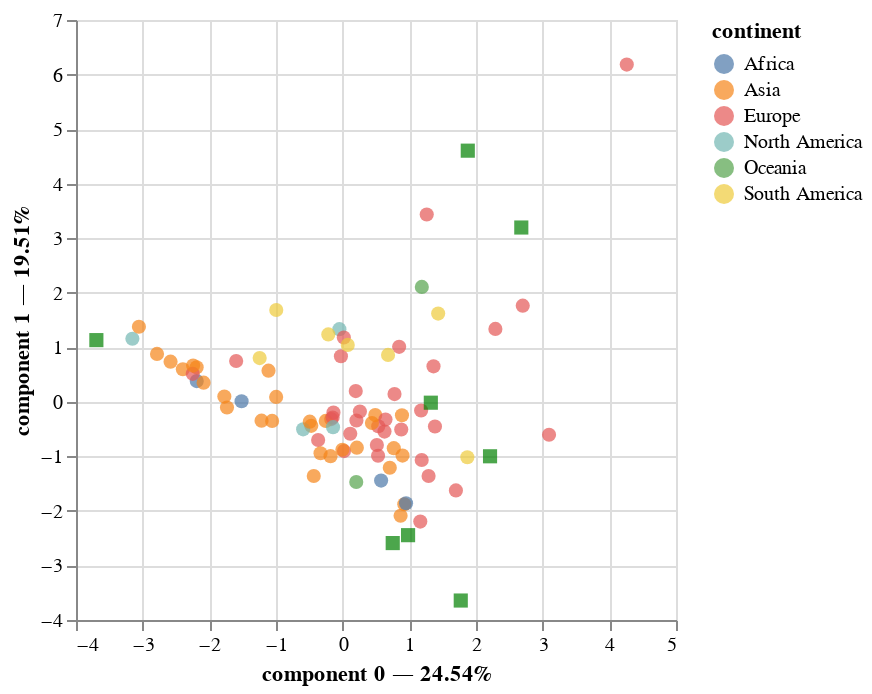

Notebook cell for this chart:
### Code cell
pca.plot(
    dataset,
    x_component=0,
    y_component=1,
    color_rows_by='continent',
    show_row_markers=True,
    show_column_markers=True,
    show_row_labels=False,
    row_labels_column=None,  # for DataFrames with a MultiIndex
    show_column_labels=False
)

### Figure 1 — Vega-Lite specification as saved in the notebook (floating-point values rounded to 4 significant figures)
{"config": {"view": {"continuousWidth": 300, "continuousHeight": 300}}, "layer": [{"data": {"name": "data-25464783d28700293693b415bfc64dc1"}, "mark": {"type": "circle", "size": 50}, "encoding": {"color": {"field": "continent", "type": "nominal"}, "tooltip": [{"field": "continent", "type": "nominal"}, {"field": "country", "type": "nominal"}, {"field": "component 0", "type": "quantitative"}, {"field": "component 1", "type": "quantitative"}], "x": {"axis": {"title": "component 0 — 24.54%"}, "field": "component 0", "scale": {"zero": false}, "type": "quantitative"}, "y": {"axis": {"title": "component 1 — 19.51%"}, "field": "component 1", "scale": {"zero": false}, "type": "quantitative"}}, "name": "view_1"}, {"data": {"name": "data-007e18150987616e356800b1c09ba319"}, "mark": {"type": "square", "color": "green", "size": 50}, "encoding": {"tooltip": [{"field": "variable", "type": "nominal"}], "x": {"field": "component 0", "scale": {"zero": false}, "type": "quantitative"}, "y": {"field": "component 1", "scale": {"zero": false}, "type": "quantitative"}}}], "params": [{"name": "param_1", "select": {"type": "interval", "encodings": ["x", "y"]}, "bind": "scales", "views": ["view_1"]}], "$schema": "https://vega.github.io/schema/vega-lite/v5.20.1.json", "datasets": {"data-25464783d28700293693b415bfc64dc1": [{"continent": "Africa", "country": "Algeria", "component 0": -2.189, "component 1": 0.3802, "component 2": -0.3886, "label": "Africa"}, {"continent": "South America", "country": "Argentina", "component 0": -1.245, "component 1": 0.8019, "component 2": -0.3895, "label": "South America"}, {"continent": "Oceania", "country": "Australia", "component 0": 0.204, "component 1": -1.47, "component 2": 0.5318, "label": "Oceania"}, {"continent": "Europe", "country": "Austria", "component 0": 0.8471, "component 1": 1.008, "component 2": -0.522, "label": "Europe"}, {"continent": "Asia", "country": "Azerbaijan", "component 0": -2.191, "component 1": 0.6323, "component 2": -0.3655, "label": "Asia"}, {"continent": "Asia", "country": "Bangladesh", "component 0": -2.397, "component 1": 0.5979, "component 2": 0.4047, "label": "Asia"}, {"continent": "Europe", "country": "Belarus", "component 0": -2.249, "component 1": 0.513, "component 2": -0.1147, "label": "Europe"}, {"continent": "Europe", "country": "Belgium", "component 0": 0.513, "component 1": -0.7919, "component 2": -0.4008, "label": "Europe"}, {"continent": "South America", "country": "Brazil", "component 0": 1.433, "component 1": 1.617, "component 2": -0.7259, "label": "South America"}, {"continent": "Europe", "country": "Bulgaria", "component 0": 1.185, "component 1": -1.066, "component 2": 1.77, "label": "Europe"}, {"continent": "North America", "country": "Canada", "component 0": -0.04936, "component 1": 1.331, "component 2": 0.01847, "label": "North America"}, {"continent": "South America", "country": "Chile", "component 0": 1.87, "component 1": -1.017, "component 2": -0.4074, "label": "South America"}, {"continent": "Asia", "country": "China", "component 0": 0.8977, "component 1": -0.9863, "component 2": 2.364, "label": "Asia"}, {"continent": "South America", "country": "Colombia", "component 0": -0.2155, "component 1": 1.235, "component 2": 0.1062, "label": "South America"}, {"continent": "Europe", "country": "Croatia", "component 0": -0.02605, "component 1": 0.8354, "component 2": -0.7743, "label": "Europe"}, {"continent": "Asia", "country": "Cyprus", "component 0": 0.8688, "component 1": -2.09, "component 2": -2.696, "label": "Asia"}, {"continent": "Europe", "country": "Czechia", "component 0": 0.6274, "component 1": -0.5459, "component 2": 2.071, "label": "Europe"}, {"continent": "Europe", "country": "Denmark", "component 0": 3.095, "component 1": -0.6041, "component 2": -2.603, "label": "Europe"}, {"continent": "South America", "country": "Ecuador", "component 0": 0.6809, "component 1": 0.8603, "component 2": -1.482, "label": "South America"}, {"continent": "Africa", "country": "Egypt", "component 0": -1.517, "component 1": 0.009928, "component 2": -0.5179, "label": "Africa"}, {"continent": "Europe", "country": "Estonia", "component 0": 0.8786, "component 1": -0.5074, "component 2": 1.973, "label": "Europe"}, {"continent": "Europe", "country": "Finland", "component 0": 2.291, "component 1": 1.336, "component 2": 0.4413, "label": "Europe"}, {"continent": "Europe", "country": "France", "component 0": 1.177, "component 1": -0.159, "component 2": 1.3, "label": "Europe"}, {"continent": "Europe", "country": "Germany", "component 0": 1.699, "component 1": -1.624, "component 2": -0.2701, "label": "Europe"}, {"continent": "Europe", "country": "Greece", "component 0": 1.164, "component 1": -2.196, "component 2": -1.261, "label": "Europe"}, {"continent": "Asia", "country": "Hong Kong", "component 0": -0.1821, "component 1": -0.996, "component 2": -0.8217, "label": "Asia"}, {"continent": "Europe", "country": "Hungary", "component 0": -0.1717, "component 1": -0.3172, "component 2": 0.4412, "label": "Europe"}, {"continent": "Europe", "country": "Iceland", "component 0": 4.262, "component 1": 6.182, "component 2": -0.04945, "label": "Europe"}, {"continent": "Asia", "country": "India", "component 0": 0.7068, "component 1": -1.208, "component 2": 1.892, "label": "Asia"}, {"continent": "Asia", "country": "Indonesia", "component 0": -0.2534, "component 1": -0.3506, "component 2": 1.001, "label": "Asia"}, {"continent": "Asia", "country": "Iran", "component 0": -2.243, "component 1": 0.6641, "component 2": -0.2753, "label": "Asia"}, {"continent": "Asia", "country": "Iraq", "component 0": -1.058, "component 1": -0.3504, "component 2": -1.55, "label": "Asia"}, {"continent": "Europe", "country": "Ireland", "component 0": 0.5337, "component 1": -0.4486, "component 2": -1.819, "label": "Europe"}, {"continent": "Asia", "country": "Israel", "component 0": -0.4336, "component 1": -1.359, "component 2": -0.009822, "label": "Asia"}, {"continent": "Europe", "country": "Italy", "component 0": 0.531, "component 1": -0.9881, "component 2": -0.6555, "label": "Europe"}, {"continent": "Asia", "country": "Japan", "component 0": 0.9245, "component 1": -1.877, "component 2": 0.5625, "label": "Asia"}, {"continent": "Asia", "country": "Kazakhstan", "component 0": -0.4712, "component 1": -0.4409, "component 2": 2.215, "label": "Asia"}, {"continent": "Asia", "country": "Kuwait", "component 0": -1.775, "component 1": 0.09643, "component 2": -0.8635, "label": "Asia"}, {"continent": "Europe", "country": "Latvia", "component 0": 0.01728, "component 1": 1.179, "component 2": -1.011, "label": "Europe"}, {"continent": "Europe", "country": "Lithuania", "component 0": -0.1504, "component 1": -0.2897, "component 2": -1.516, "label": "Europe"}, {"continent": "Europe", "country": "Luxembourg", "component 0": 0.02048, "component 1": -0.9037, "component 2": -2.002, "label": "Europe"}, {"continent": "Asia", "country": "Malaysia", "component 0": -0.9976, "component 1": 0.09023, "component 2": 0.3727, "label": "Asia"}, {"continent": "North America", "country": "Mexico", "component 0": -0.5928, "component 1": -0.5045, "component 2": -0.5464, "label": "North America"}, {"continent": "Africa", "country": "Morocco", "component 0": 0.9506, "component 1": -1.86, "component 2": -0.4743, "label": "Africa"}, {"continent": "Europe", "country": "Netherlands", "component 0": -0.3677, "component 1": -0.7008, "component 2": -0.7818, "label": "Europe"}, {"continent": "Oceania", "country": "New Zealand", "component 0": 1.187, "component 1": 2.107, "component 2": -0.5611, "label": "Oceania"}, {"continent": "Europe", "country": "North Macedonia", "component 0": 0.2063, "component 1": -0.3429, "component 2": 0.9266, "label": "Europe"}, {"continent": "Europe", "country": "Norway", "component 0": 1.261, "component 1": 3.434, "component 2": 0.02986, "label": "Europe"}, {"continent": "Asia", "country": "Oman", "component 0": -2.086, "component 1": 0.3507, "component 2": -0.5927, "label": "Asia"}, {"continent": "Asia", "country": "Pakistan", "component 0": -1.112, "component 1": 0.5706, "component 2": 0.5736, "label": "Asia"}, {"continent": "South America", "country": "Peru", "component 0": 0.07634, "component 1": 1.043, "component 2": -0.7442, "label": "South America"}, {"continent": "Asia", "country": "Philippines", "component 0": 0.8894, "component 1": -0.2469, "component 2": 0.5588, "label": "Asia"}, {"continent": "Europe", "country": "Poland", "component 0": 0.1137, "component 1": -0.5858, "component 2": 1.228, "label": "Europe"}, {"continent": "Europe", "country": "Portugal", "component 0": 1.384, "component 1": -0.4525, "component 2": -1.753, "label": "Europe"}, {"continent": "Asia", "country": "Qatar", "component 0": -2.582, "component 1": 0.7364, "component 2": -0.1458, "label": "Asia"}, {"continent": "Europe", "country": "Romania", "component 0": 0.2583, "component 1": -0.1779, "component 2": 0.2081, "label": "Europe"}, {"continent": "Europe", "country": "Russia", "component 0": -1.598, "component 1": 0.7482, "component 2": 0.8399, "label": "Europe"}, {"continent": "Asia", "country": "Saudi Arabia", "component 0": -1.217, "component 1": -0.3452, "component 2": -1.408, "label": "Asia"}, {"continent": "Asia", "country": "Singapore", "component 0": -0.332, "component 1": -0.9424, "component 2": -2.208, "label": "Asia"}, {"continent": "Europe", "country": "Slovakia", "component 0": 0.1962, "component 1": 0.1971, "component 2": 1.615, "label": "Europe"}, {"continent": "Europe", "country": "Slovenia", "component 0": 0.7777, "component 1": 0.1412, "component 2": 1.018, "label": "Europe"}, {"continent": "Africa", "country": "South Africa", "component 0": 0.5767, "component 1": -1.444, "component 2": 2.929, "label": "Africa"}, {"continent": "Asia", "country": "South Korea", "component 0": 0.2126, "component 1": -0.8403, "component 2": 0.904, "label": "Asia"}, {"continent": "Europe", "country": "Spain", "component 0": 1.289, "component 1": -1.359, "component 2": -1.04, "label": "Europe"}, {"continent": "Asia", "country": "Sri Lanka", "component 0": 0.7668, "component 1": -0.8498, "component 2": -0.9379, "label": "Asia"}, {"continent": "Europe", "country": "Sweden", "component 0": 2.701, "component 1": 1.763, "component 2": 0.6496, "label": "Europe"}, {"continent": "Europe", "country": "Switzerland", "component 0": 1.363, "component 1": 0.6501, "component 2": 0.3609, "label": "Europe"}, {"continent": "Asia", "country": "Taiwan", "component 0": -0.004198, "component 1": -0.8782, "component 2": 1.028, "label": "Asia"}, {"continent": "Asia", "country": "Thailand", "component 0": -0.4933, "component 1": -0.3635, "component 2": -0.481, "label": "Asia"}, {"continent": "North America", "country": "Trinidad and Tobago", "component 0": -3.154, "component 1": 1.157, "component 2": 0.396, "label": "North America"}, {"continent": "Asia", "country": "Turkey", "component 0": 0.4891, "component 1": -0.2428, "component 2": 0.5178, "label": "Asia"}, {"continent": "Asia", "country": "Turkmenistan", "component 0": -2.785, "component 1": 0.8778, "component 2": 0.04177, "label": "Asia"}, {"continent": "Europe", "country": "Ukraine", "component 0": -0.1382, "component 1": -0.198, "component 2": 2.692, "label": "Europe"}, {"continent": "Asia", "country": "United Arab Emirates", "component 0": -1.735, "component 1": -0.1046, "component 2": -0.5343, "label": "Asia"}, {"continent": "Europe", "country": "United Kingdom", "component 0": 0.6424, "component 1": -0.3263, "component 2": -0.8481, "label": "Europe"}, {"continent": "North America", "country": "United States", "component 0": -0.1445, "component 1": -0.4651, "component 2": 0.04667, "label": "North America"}, {"continent": "Asia", "country": "Uzbekistan", "component 0": -3.056, "component 1": 1.376, "component 2": 0.7986, "label": "Asia"}, {"continent": "South America", "country": "Venezuela", "component 0": -0.996, "component 1": 1.683, "component 2": -0.2476, "label": "South America"}, {"continent": "Asia", "country": "Vietnam", "component 0": 0.439, "component 1": -0.3888, "component 2": 1.969, "label": "Asia"}], "data-007e18150987616e356800b1c09ba319": [{"variable": "coal", "component 0": 0.981, "component 1": -2.445, "component 2": 2.169, "label": "coal"}, {"variable": "oil", "component 0": 0.7509, "component 1": -2.59, "component 2": -2.161, "label": "oil"}, {"variable": "gas", "component 0": -3.695, "component 1": 1.131, "component 2": -0.2837, "label": "gas"}, {"variable": "nuclear", "component 0": 1.322, "component 1": -0.01606, "component 2": 1.173, "label": "nuclear"}, {"variable": "hydro", "component 0": 1.877, "component 1": 4.604, "component 2": -0.04796, "label": "hydro"}, {"variable": "wind", "component 0": 2.211, "component 1": -0.9984, "component 2": -1.068, "label": "wind"}, {"variable": "solar", "component 0": 1.771, "component 1": -3.643, "component 2": 0.002963, "label": "solar"}, {"variable": "other renewables", "component 0": 2.679, "component 1": 3.196, "component 2": -0.2464, "label": "other renewables"}]}}
